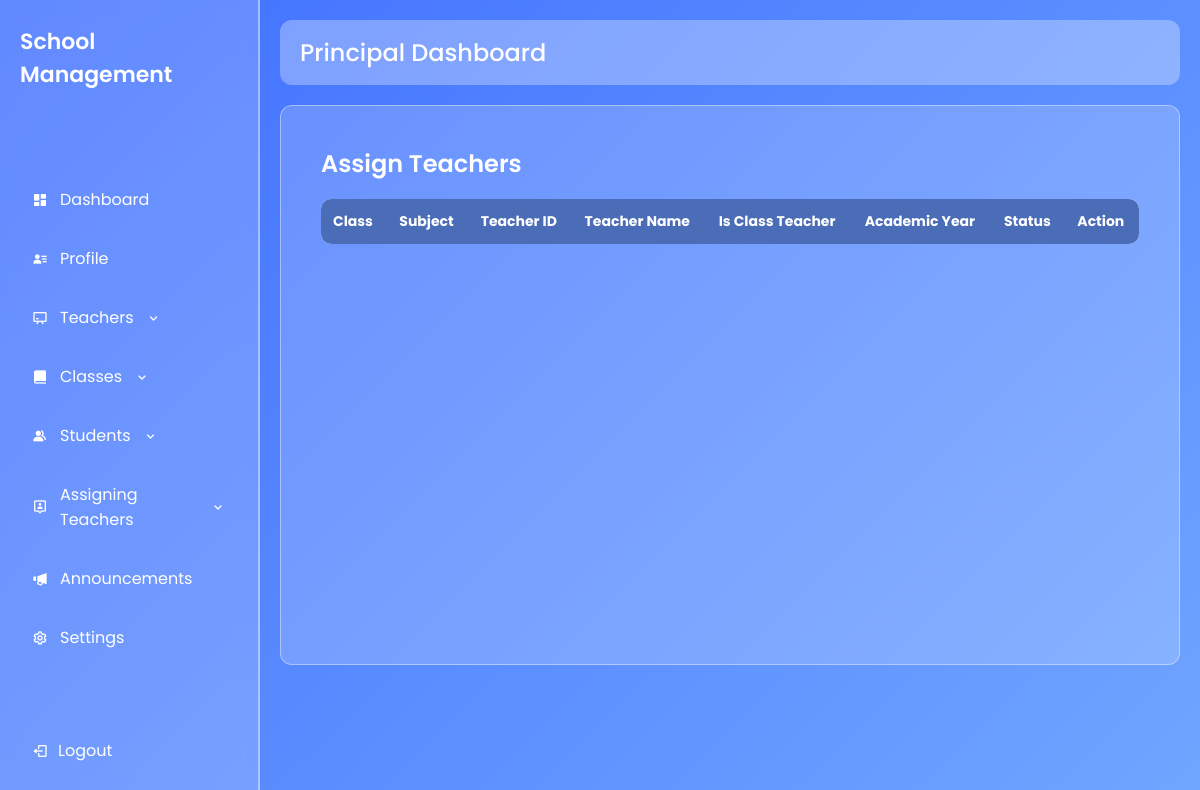
Page /assigned_details/ on the earlier database version.
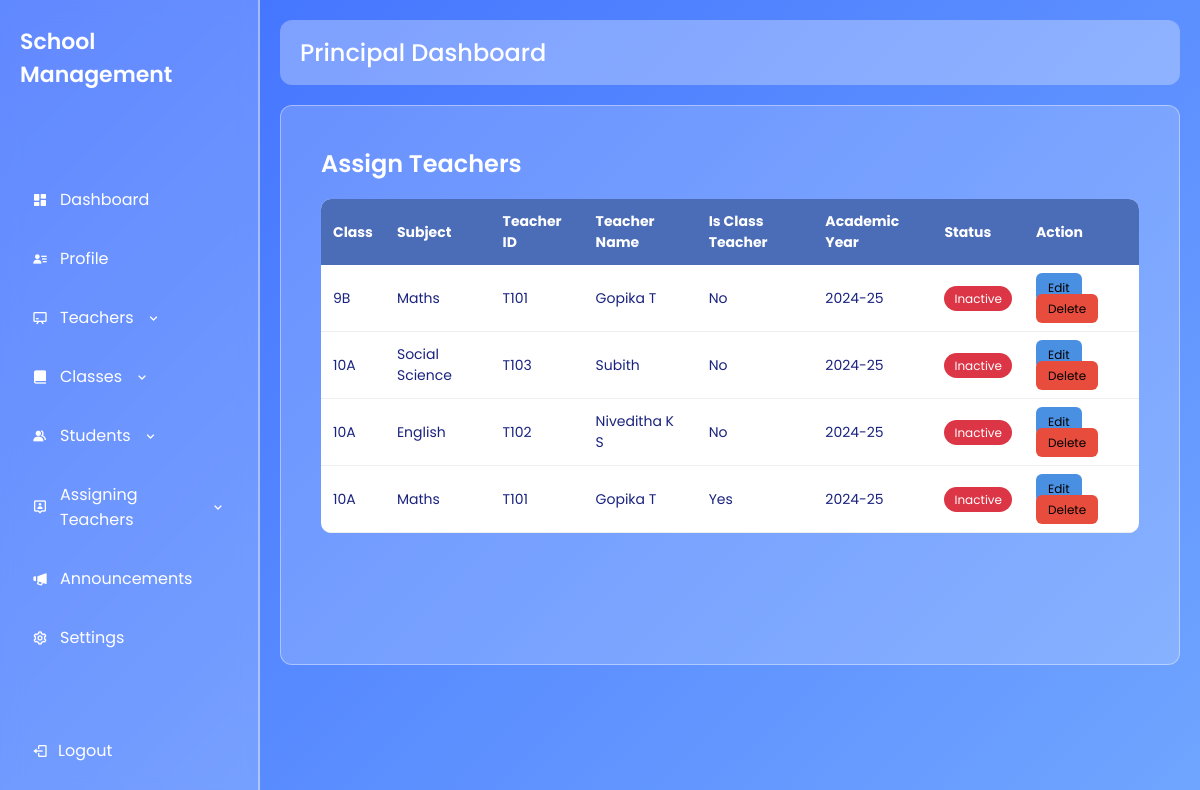
Same page on the later database version.
### dashboard/models.py (models this page shows)
class ClassTeacherAssignment(models.Model):
    class_obj = models.ForeignKey(classes, on_delete=models.CASCADE)
    teacher = models.ForeignKey(All_Teacher, on_delete=models.CASCADE)
    subject = models.CharField(max_length=255)
    teacher_name = models.CharField(max_length=255)
    is_class_teacher = models.BooleanField(default=False)
    academic_year = models.CharField(max_length=20)
    class Meta:
        unique_together = ('teacher', 'class_obj', 'subject', 'academic_year')

class classes(models.Model):
    class_name = models.CharField(max_length=20)
    class_teacher = models.CharField(max_length=255)
    class_teacher_id = models.CharField(max_length=10)
    strength = models.IntegerField()
    academic_year = models.CharField(max_length=20)
    status = models.CharField(
        max_length=20,
        choices=[('ongoing', 'Ongoing'), ('completed', 'Completed')],
        default='ongoing'
    )

class All_Teacher(models.Model):
    teacher_id = models.CharField(max_length=10,unique=True)
    name = models.CharField(max_length=255)
    Email = models.CharField(max_length=225,unique=True)
    phone_no = models.CharField(max_length=10,unique=True)
    class_assigned = models.CharField(max_length=20)
    subject = models.CharField(max_length=255)
    joining_date = models.CharField(max_length=20)
    status = models.CharField(max_length=30)

### dashboard/views.py (the view)
# urls.py: path('assigned_details/',assigned_details,name='assigned_details'),
def assigned_details(request):
    assignments = ClassTeacherAssignment.objects.select_related("class_obj").all().order_by("-id")
    return render(request, "principal/assigned_details.html", {
        "assignments": assignments
    })

### dashboard/templates/principal/assigned_details.html
{% extends "principal/principal.html" %}
{% load static %}
{% block extra_css %}
<link rel="stylesheet" href="{% static 'css/principal_dashboard/assigned_details.css' %}?v=3">
{% endblock %}
{% block content %}
<div class="assign-container">
    <div class="page-header">
        <h2>Assign Teachers</h2>
    </div>
    <table class="assign-table">
        <thead>
            <tr>
                <th>Class</th>
                <th>Subject</th>
                <th>Teacher ID</th>
                <th>Teacher Name</th>
                <th>Is Class Teacher</th>
                <th>Academic Year</th>
                <th>Status</th>
                <th>Action</th>
            </tr>
        </thead>
        <tbody>
            {% for item in assignments %}
            <tr>
                <td>{{ item.class_obj.class_name }}</td>
                <td>{{ item.subject }}</td>
                <td>{{ item.teacher.teacher_id }}</td>
                <td>{{ item.teacher.name }}</td>
                <td>
                    {% if item.is_class_teacher %}
                        <span>Yes</span>
                    {% else %}
                        <span>No</span>
                    {% endif %}
                </td>
                <td>{{ item.academic_year }}</td>
                <td>
                    {% if item.status == "Active" %}
                        <span class="status active">Active</span>
                    {% else %}
                        <span class="status inactive">Inactive</span>
                    {% endif %}
                </td>
                <td>
                    <a href="#" class="edit-btn">Edit</a>
                    <a href="#" class="btn-delete">Delete</a>
                </td>
            </tr>
            {% endfor %}
        </tbody>
    </table>
</div>
{% endblock %}

### dashboard/templates/principal/principal.html (shortened to what this page needs)
{% extends "layout.html" %}
{% load static %}
{% block extra_menu %}
<div class="menu-dropdown">
    <a class="menu-item dropdown-btn">
        <i class='bx bx-chalkboard'></i> Teachers
        <i class='bx bx-chevron-down dropdown-icon'></i>
    </a>
</div>
<div class="menu-dropdown">
    <a class="menu-item dropdown-btn">
        <i class='bx bxs-book-alt'></i> Classes
        <i class='bx bx-chevron-down dropdown-icon'></i>
    </a>
</div>
<div class="menu-dropdown">
    <a class="menu-item dropdown-btn">
        <i class='bx bxs-group'></i> Students
        <i class='bx bx-chevron-down dropdown-icon'></i>
    </a>
</div>
<div class="menu-dropdown">
    <a class="menu-item dropdown-btn">
        <i class='bx bx-user-pin'></i>Assigning Teachers
        <i class='bx bx-chevron-down dropdown-icon'></i>
    </a>
</div>
<a href="{% url 'principal_announcements' %}" class="menu-item">
    <i class='bx bxs-megaphone'></i>Announcements
</a>
{% endblock %}
{% block page_title %}Principal Dashboard{% endblock %}

### dashboard/templates/layout.html (shortened to what this page needs)
{% load static %}
<!DOCTYPE html>
<html lang="en">
<head>
    <link rel="stylesheet" href="{% static 'css/layout.css' %}?v=2">
    <link rel="stylesheet" href="{% static 'css/principal_dashboard/principal.css' %}">
    {% block extra_css %} {% endblock%}
    <link href="https://unpkg.com/boxicons@2.1.4/css/boxicons.min.css" rel="stylesheet">
</head>
<body>
<div class="dashboard-container">
    <aside class="sidebar">
        <h2 class="school-name">School Management</h2>
        <nav class="menu">
            <a href="#" class="menu-item">
                <i class='bx bxs-dashboard'></i> Dashboard
            </a>
            <a href="#" class="menu-item">
                <i class='bx bxs-user-detail'></i> Profile
            </a>
            {% block extra_menu %}
            {% endblock %}
            <a href="#" class="menu-item"><i class='bx bx-cog'></i> Settings</a>
        </nav>
        <a href="{% url 'login' %}" class="logout">
            <i class='bx bx-log-out'></i> Logout
        </a>
    </aside>
    <main class="main-content">
        <header class="topbar">
            <h2>{% block page_title %}{% endblock %}</h2>
        </header>
        <section class="content-section">
            {% block content %}
            {% endblock %}
        </section>
    </main>
</div>
</body>
</html>

### dashboard/static/css/layout.css (style rules this page uses)
* { margin: 0; padding: 0; box-sizing: border-box; font-family: "Poppins", sans-serif; }
body { background: linear-gradient(135deg, #3f6fff, #70a5ff); height: 100vh; overflow: hidden; }
.dashboard-container { display: flex; height: 100%; }
.sidebar { width: 260px; background: rgba(255, 255, 255, 0.18); backdrop-filter: blur(10px); border-right: 2px solid rgba(255, 255, 255, 0.4); padding: 25px 20px; display: flex; flex-direction: column; justify-content: space-between; }
.school-name { color: #fff; font-size: 22px; font-weight: 600; margin-bottom: 30px; }
.menu-item { display: flex; align-items: center; gap: 12px; padding: 12px; color: #fff; text-decoration: none; margin-bottom: 10px; border-radius: 8px; transition: background 0.3s ease; }
.logout { padding: 12px; display: flex; gap: 10px; align-items: center; color: #fff; text-decoration: none; border-radius: 8px; transition: background 0.3s ease; }
.main-content { flex: 1; padding: 20px; overflow-y: auto; }
.topbar { background: rgba(255, 255, 255, 0.3); padding: 15px 20px; border-radius: 12px; margin-bottom: 20px; }
.topbar h2 { color: #fff; font-weight: 500; }
.content-section { background: rgba(255, 255, 255, 0.18); padding: 20px; border-radius: 12px; min-height: 70vh; color: #fff; border: 1px solid rgba(255, 255, 255, 0.4); }

### dashboard/static/css/principal_dashboard/principal.css (style rules this page uses)
.menu-dropdown { margin-bottom: 10px; }
.dropdown-icon { transition: transform 0.3s ease; }
.menu-item { display: flex; align-items: center; gap: 12px; padding: 12px; color: #fff; text-decoration: none; margin-bottom: 10px; border-radius: 8px; transition: background 0.3s ease; }

### dashboard/static/css/principal_dashboard/assigned_details.css (style rules this page uses)
.assign-container { padding: 20px; }
.page-header { display: flex; justify-content: space-between; align-items: center; margin-bottom: 18px; }
.page-header h2 { font-size: 24px; font-weight: 600; }
.assign-table { width: 100%; border-collapse: collapse; background: #ffffff; border-radius: 10px; overflow: hidden; }
.assign-table th { background: #4b6cb7; color: white; padding: 12px; text-align: left; font-size: 14px; }
.assign-table td { padding: 12px; border-bottom: 1px solid #eee; font-size: 14px; color: #1a237e; }
.status { padding: 4px 10px; border-radius: 20px; font-size: 12px; color: #fff; }
.status.inactive { background: #dc3545; }
.edit-btn { padding: 6px 12px; background: #4A90E2; color: #000; border-radius: 6px; text-decoration: none; font-size: 12px; }
.btn-delete { padding: 6px 12px; background: #E74C3C; color: #000; border-radius: 6px; text-decoration: none; font-size: 12px; }

Differences in the rows shown:
added ClassTeacherAssignment: class_obj.class_name "9B", subject "Maths", teacher.teacher_id "T101", teacher.name "Gopika T", is_class_teacher "No", academic_year "2024-25"
added ClassTeacherAssignment: class_obj.class_name "10A", subject "Social Science", teacher.teacher_id "T103", teacher.name "Subith", is_class_teacher "No", academic_year "2024-25"
added ClassTeacherAssignment: class_obj.class_name "10A", subject "English", teacher.teacher_id "T102", teacher.name "Niveditha K S", is_class_teacher "No", academic_year "2024-25"
added ClassTeacherAssignment: class_obj.class_name "10A", subject "Maths", teacher.teacher_id "T101", teacher.name "Gopika T", is_class_teacher "Yes", academic_year "2024-25"
